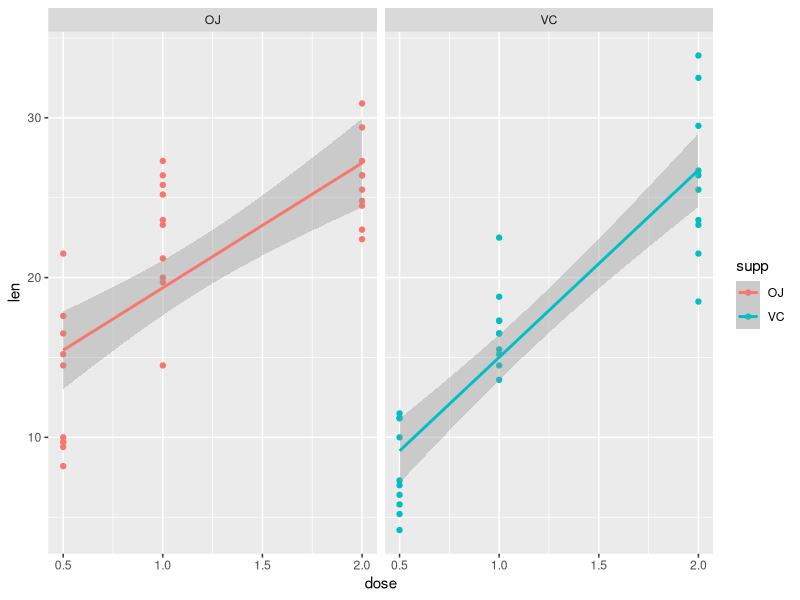

The R script that drew this image:
## ---- chunk 1
knitr::opts_chunk$set(echo = TRUE)
## ---- chunk 2
data("ToothGrowth")
str(ToothGrowth)
## ---- chunk 3
library(ggplot2)
qplot(dose,len,data=ToothGrowth,color=supp, geom=c("point","smooth"), method="lm", facets=.~supp)
